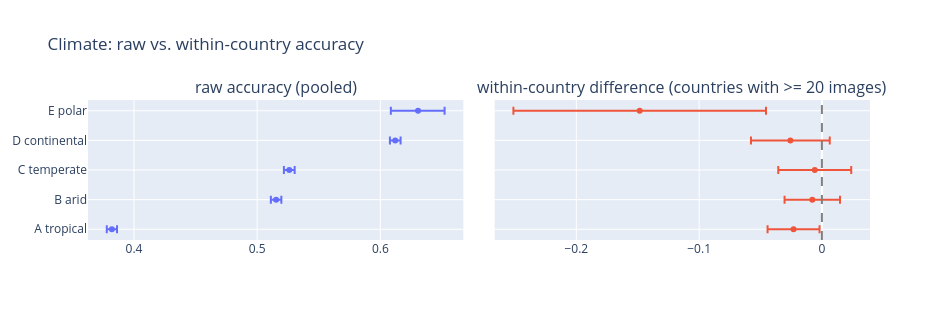

Notebook code cell kept with this figure:
### Markdown cell above
### Q4.2 Climate
- Köppen main groups (A tropical ... E polar)

### Code cell
cl = q4.effect_table(env, "climate_group")
display(cl.round(3))
q4.plot_effects(cl, "Climate: raw vs. within-country accuracy", order=list(q4.CLIMATE_GROUPS.values())).show()

### Figure 1 — Plotly figure (JSON) as saved in the notebook; plotly's stock layout.template omitted (floating-point values rounded to 4 significant figures)
{"data": [{"customdata": [[52436, 99], [52654, 88], [50087, 100], [48590, 60], [1876, 27]], "error_x": {"array": [0.004167, 0.004268, 0.004371, 0.004324, 0.02155], "arrayminus": [0.00415, 0.00427, 0.004375, 0.004341, 0.02209], "symmetric": false, "type": "data"}, "hovertemplate": "%{y}<br>n = %{customdata[0]:,}<br>countries = %{customdata[1]}<extra></extra>", "mode": "markers", "name": "raw", "type": "scatter", "x": [0.382, 0.5154, 0.5261, 0.6121, 0.6306], "xaxis": "x", "y": ["A tropical", "B arid", "C temperate", "D continental", "E polar"], "yaxis": "y"}, {"customdata": [[52436, 86], [52654, 74], [50087, 81], [48590, 46], [1876, 12]], "error_x": {"array": [0.02117, 0.02258, 0.0297, 0.03208, 0.1029], "type": "data"}, "hovertemplate": "%{y}<br>n = %{customdata[0]:,}<br>countries = %{customdata[1]}<extra></extra>", "mode": "markers", "name": "within-country", "type": "scatter", "x": [-0.02308, -0.007827, -0.005812, -0.02569, -0.1484], "xaxis": "x2", "y": ["A tropical", "B arid", "C temperate", "D continental", "E polar"], "yaxis": "y2"}], "layout": {"annotations": [{"font": {"size": 16}, "showarrow": false, "text": "raw accuracy (pooled)", "x": 0.24, "xanchor": "center", "xref": "paper", "y": 1, "yanchor": "bottom", "yref": "paper"}, {"font": {"size": 16}, "showarrow": false, "text": "within-country difference (countries with >= 20 images)", "x": 0.76, "xanchor": "center", "xref": "paper", "y": 1, "yanchor": "bottom", "yref": "paper"}], "height": 320, "shapes": [{"line": {"color": "gray", "dash": "dash"}, "type": "line", "x0": 0, "x1": 0, "xref": "x2", "y0": 0, "y1": 1, "yref": "y2 domain"}], "showlegend": false, "title": {"text": "Climate: raw vs. within-country accuracy"}, "width": 950, "xaxis": {"anchor": "y", "domain": [0, 0.48]}, "xaxis2": {"anchor": "y2", "domain": [0.52, 1]}, "yaxis": {"anchor": "x", "domain": [0, 1]}, "yaxis2": {"anchor": "x2", "domain": [0, 1], "matches": "y", "showticklabels": false}}}
